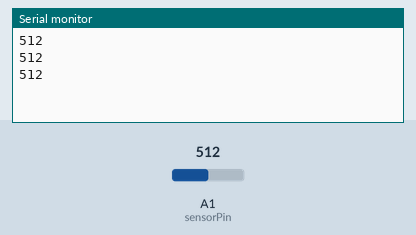
This sketch was run on a simulated Arduino Uno, built with avr-gcc and run on an emulated ATmega328P. Parts: the last lines printed to the serial monitor. Inputs (shaded band) come from the test bench; at power-on: A1 (sensorPin) = 512.

Above: at 1.3 s.
1.4 s: A1 (sensorPin) set to 716
At 1.9 s:
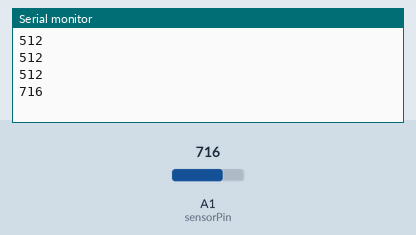
2.9 s: A1 (sensorPin) set to 900
At 3.4 s:
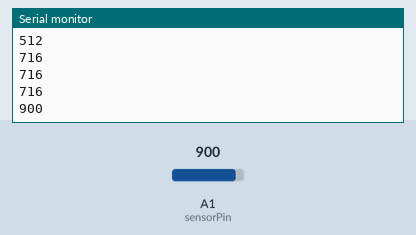
Timing chart, 0 to 5.9 s (numbered marks = the images above; inputs shaded):
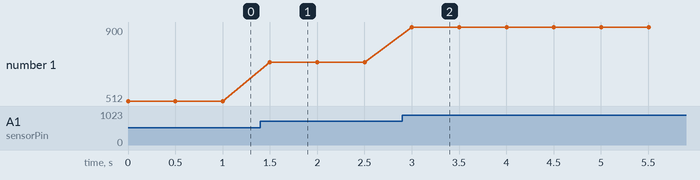

Measured:
- after the input at 1.4 s, the serial monitor: prints a new line after 0.10 s (image 1)
- after the input at 2.9 s, the serial monitor: prints a new line after 0.10 s (image 2)
- plotted number 1: 512 → 716 after the input at 1.4 s, 716 → 900 after the input at 2.9 s

The sketch:

109_Grove_Light-Sensor.ino
```cpp
//A full description of this module (and many others) can be downloaded at: https://eve_arduino

int sensorPin = A1;
unsigned int sensorValue = 0;

void setup()
{
  Serial.begin(9600);
}

void loop()
{
  sensorValue = analogRead(sensorPin);
  Serial.println(sensorValue, DEC);
  delay(500);
}
```
